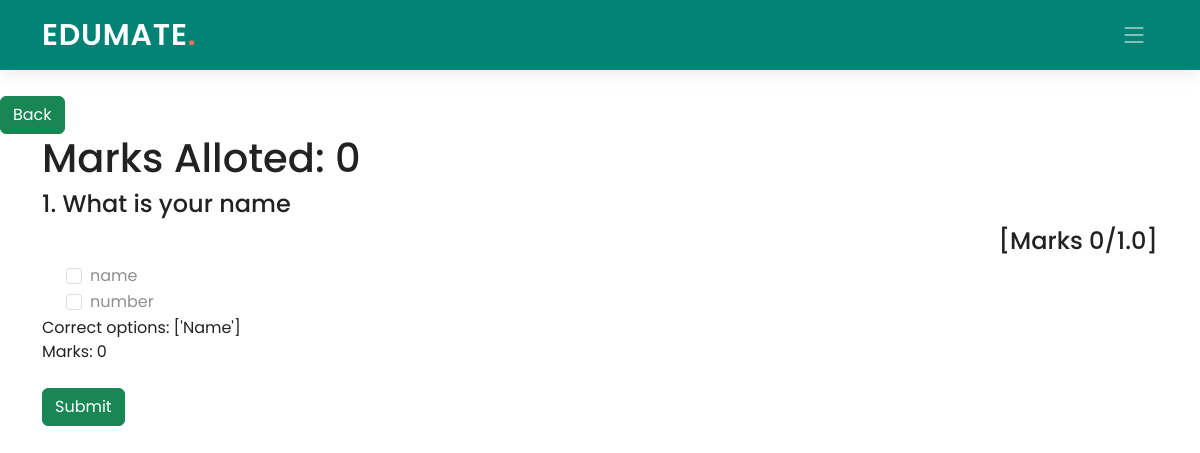
The page /student/4/classroom/PPJ8YI/quiz/review/1 on the database its author committed.
### Teacher/models.py (models this page shows)
class Options(models.Model):
    question = models.ForeignKey('Question', on_delete=models.CASCADE, default=0, blank=True, null=True)
    option_name = models.CharField(max_length=1000)
    correct = models.BooleanField(default=False)
    def __str__(self):
        return str(self.option_name)

class Question(models.Model):
    quiz = models.ForeignKey('Quiz', on_delete=models.CASCADE, default=0, blank=True, null=True)
    question_name = models.CharField(max_length=1000)
    marks= models.PositiveIntegerField(null=True,default=0)
    def __str__(self):
        return str(self.question_name)

### Student/views.py (the view)
# urls.py: path('classroom/<pk2>/quiz/review/<pk3>', views.revquiz, name='review_quiz'),
def revquiz(request,pk,pk2,pk3):
    quiz = Quiz.objects.get(id = pk3)
    questions = Question.objects.filter(quiz=quiz)
    ops=[]
    answer = Quiz_marks.objects.get(quiz=quiz,student_id = pk)
    k=0
    for i in questions:
        options = Options.objects.filter(question=i)
        jsonDec = json.decoder.JSONDecoder()
        stud_res = jsonDec.decode(answer.student_responses)
        stud_res = stud_res[k]
        cor_res = jsonDec.decode(answer.correct_responses)
        cor_res = cor_res[k]
        num_cor = len(cor_res[0])
        indmarks = jsonDec.decode(answer.marks_breakup)
        indmarks = indmarks[k]
        ops.append([options,stud_res,cor_res,indmarks,num_cor])
        k+=1
    return render(request, 'Student/revquiz.html', {'pk': pk, 'pk2': pk2, 'quiz': ops,'total_marks':answer.total_marks})

### Student/templates/Student/revquiz.html (shortened to what this page needs)
{% extends './base_student.html' %}
{% load static %}
{% block content %}
<br><br>
<a class="btn btn-success" href="{% url 'quiz_stud' pk=pk pk2=pk2%}">Back</a>
<div class="container">
    <h1>Marks Alloted: {{total_marks}} </h1>
    <form class="form" autocomplete="off" onsubmit="return saveAns()"  action="" method="POST">
      {% for q in quiz %}
      <h4 class="text">{{ forloop.counter }}. {{q.0.0.question}}</h4><h4 style="text-align: right;">[Marks {{q.3}}/{{q.0.0.question.marks}}.0]</h4>
      {% with outercount=forloop.counter %}
          {% for op in q.0 %}
            <div class="form-check mx-4">
              {% if q.4 > 1 %}
              {% if op|slugify in q.1 %}
              <input class="form-check-input" type="checkbox" name="op_{{outercount}}" id="op_{{outercount}}" disabled checked>
              {% else %}
              <input class="form-check-input" type="checkbox" name="op_{{outercount}}" id="op_{{outercount}}" disabled>
              {% endif %}
              {% else %}
              {% if op|stringformat:"s" == q.1.0|stringformat:"s" %}
              <input class="form-check-input" type="checkbox" name="op_{{outercount}}" id="op_{{outercount}}" disabled checked>
              {% else %}
              <input class="form-check-input" type="checkbox" name="op_{{outercount}}" id="op_{{outercount}}" disabled>
              {% endif %}
              {% endif %}
              <label class="form-check-label" for="op_{{outercount}}" id="op_{{outercount}}">
                {{op|slugify }}
              </label>
            </div>
        {% endfor %}
        {% endwith %}
        <div>Correct options: {{q.2.0}}</div>
        <div>
          Marks: {{q.3}}
        </div>
          {% endfor %}
          <br>
          <input class="btn btn-success"   type="submit" value="Submit">
      </form>
    </div>
{% endblock content %}

### Edumate_app/static/Edumate_app/assets/css/index.css (style rules this page uses)
:root { --font-default: "Open Sans", system-ui, -apple-system, "Segoe UI", Roboto, "Helvetica Neue", Arial, "Noto Sans", "Liberation Sans", sans-serif, "Apple Color Emoji", "Segoe UI Emoji", "Segoe UI Symbol", "Noto Color Emoji"; --font-primary: "Poppins", sans-serif; --font-secondary: "Poppins", sans-serif; }
:root { --color-default: #222222; --color-primary: #008374; --color-secondary: #f85a40; }
:root { scroll-behavior: smooth; }
body { font-family: var(--font-primary); color: var(--color-default); }
a { color: var(--color-primary); text-decoration: none; }
h1, h2, h3, h4, h5, h6 { font-family: var(--font-primary); }

### rows shown on the page
Options: question.question_name "What is your name", question.marks "1", option_name "name"
Options: option_name "number"

### other values the page prints
{{ total_marks }} "0"
{{ q.3 }} "0"
{{ q.2.0 }} "['Name']"
